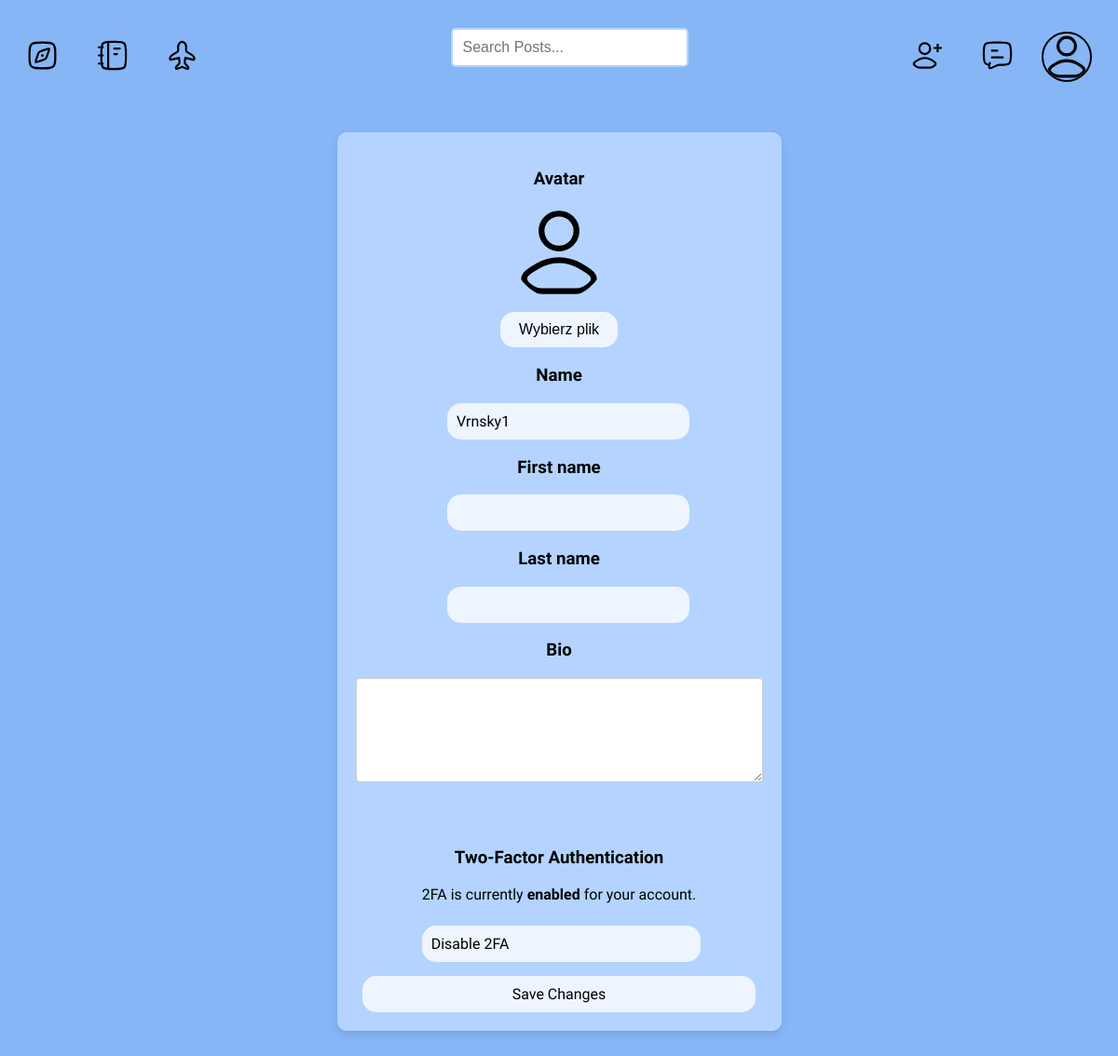
The page /edit_user/ (signed in) on the database as committed earlier.
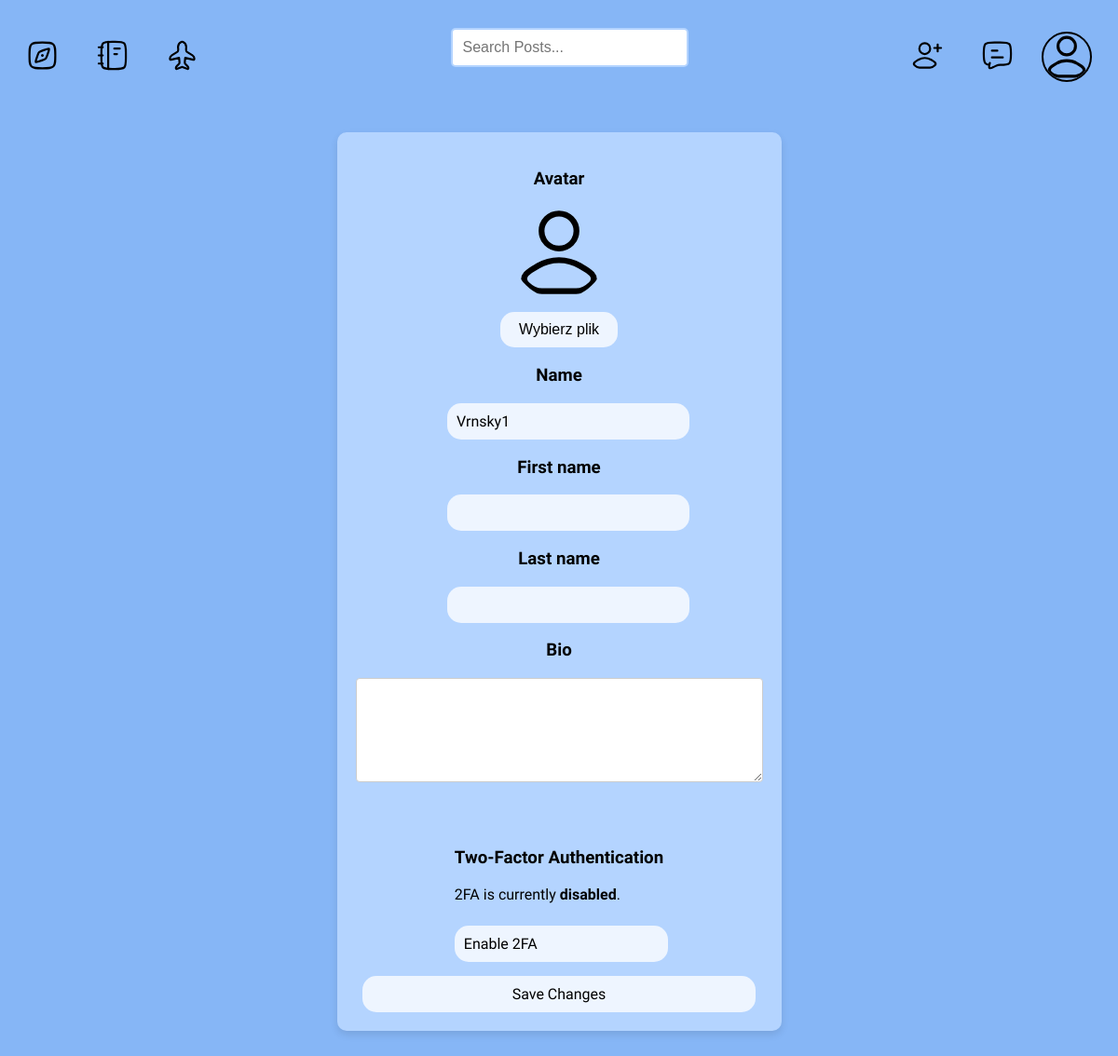
The same page on the database as committed later.
### base/views.py (the view)
# urls.py: path('edit_user/', views.editUser, name='edit_user'),
@login_required(login_url='login')
def editUser(request):
    user = request.user
    form = EditUserForm(instance=user)
    if request.method == 'POST':
        form = EditUserForm(request.POST, request.FILES, instance=user)
        if form.is_valid():
            form.save()
            return redirect('user_profile', username=user.username)
    context = {'form': form}
    return render(request, 'base/edit_user.html', context)

### base/forms.py
class EditUserForm(forms.ModelForm):
    class Meta:
        model = User
        fields = ['username', 'first_name', 'last_name', 'bio', 'avatar']
        widgets = {
            'username': forms.TextInput(attrs={'class': 'form-control'}),
            'bio': forms.Textarea(attrs={'class': 'form-control', 'rows': 5}),
            'avatar': forms.ClearableFileInput(attrs={'class': 'custom-file-input'}),
        }

### base/templates/base/edit_user.html (shortened to what this page needs)
{% extends 'main.html' %}
{% block content %}
<div class="profile-edit-container">
    <form method="POST" enctype="multipart/form-data" class="form-user-edit">
        <div class="form-group">
            <div>
                <h3>Avatar</h3>
            </div>
            <div class="avatar-section">
                <img src="{{ user.avatar.url }}" alt="Current avatar">
                <div>
                    <button type="button" class="custom-upload-btn" onclick="document.getElementById('id_avatar').click()">Wybierz plik</button>
                </div>
            </div>
        </div>
        <div class="form-group">
            <div>
                <h3>Name</h3>
            </div>
            {{ form.username }}
        </div>
        <div class="form-group">
            <div>
                <h3>First name</h3>
            </div>
            {{ form.first_name }}
        </div>
        <div class="form-group">
            <div>
                <h3>Last name</h3>
            </div>
            {{ form.last_name }}
        </div>
        <div class="form-group">
            <div>
                <h3>Bio</h3>
            </div>
            {{ form.bio }}
        </div>
        <div class="form-group" style="margin-top: 2rem;">
            <div>
                <h3>Two-Factor Authentication</h3>
            </div>
            {% if request.user.two_factor_enabled %}
                <p>2FA is currently <strong>enabled</strong> for your account.</p>
                <a href="{% url 'two_factor_disable' %}" class="btn-submit" style="display: inline-block; margin-top: 0.5rem;">Disable 2FA</a>
            {% else %}
                <p>2FA is currently <strong>disabled</strong>.</p>
                <a href="{% url 'two_factor_setup' %}" class="btn-submit" style="display: inline-block; margin-top: 0.5rem;">Enable 2FA</a>
            {% endif %}
        </div>
        <button type="submit" class="btn-submit">Save Changes</button>
    </form>
</div>
{% endblock %}

Rows that differ between the two databases and show on the page:
changed User "Vrnsky1": two_factor_enabled True → False (drawn)
Other text that changed with them:
text no longer shown: "enabled for your account. Disable 2FA"
text now shown: "disabled . Enable 2FA"
